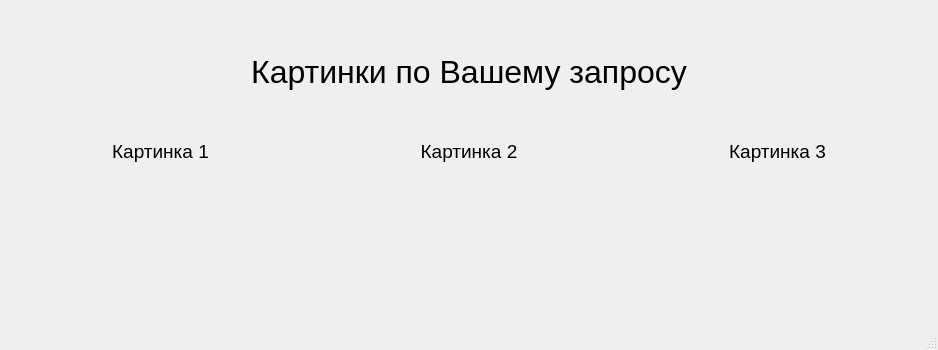
<?xml version="1.0" encoding="UTF-8"?>
<ui version="4.0">
 <class>showPictWindow</class>
 <widget class="QMainWindow" name="showPictWindow">
  <property name="geometry">
   <rect>
    <x>0</x>
    <y>0</y>
    <width>938</width>
    <height>350</height>
   </rect>
  </property>
  <property name="maximumSize">
   <size>
    <width>938</width>
    <height>350</height>
   </size>
  </property>
  <property name="windowTitle">
   <string>MainWindow</string>
  </property>
  <widget class="QWidget" name="centralwidget">
   <layout class="QVBoxLayout" name="verticalLayout_4">
    <item>
     <widget class="QLabel" name="label_4">
      <property name="font">
       <font>
        <pointsize>24</pointsize>
       </font>
      </property>
      <property name="text">
       <string>Картинки по Вашему запросу</string>
      </property>
      <property name="alignment">
       <set>Qt::AlignCenter</set>
      </property>
     </widget>
    </item>
    <item>
     <layout class="QHBoxLayout" name="horizontalLayout">
      <item>
       <layout class="QVBoxLayout" name="verticalLayout">
        <item>
         <widget class="QLabel" name="label">
          <property name="font">
           <font>
            <pointsize>14</pointsize>
           </font>
          </property>
          <property name="text">
           <string>Картинка 1</string>
          </property>
          <property name="alignment">
           <set>Qt::AlignCenter</set>
          </property>
         </widget>
        </item>
        <item>
         <widget class="QLabel" name="label1">
          <property name="minimumSize">
           <size>
            <width>300</width>
            <height>150</height>
           </size>
          </property>
          <property name="text">
           <string/>
          </property>
          <property name="alignment">
           <set>Qt::AlignCenter</set>
          </property>
         </widget>
        </item>
       </layout>
      </item>
      <item>
       <layout class="QVBoxLayout" name="verticalLayout_2">
        <item>
         <widget class="QLabel" name="label_2">
          <property name="font">
           <font>
            <pointsize>14</pointsize>
           </font>
          </property>
          <property name="text">
           <string>Картинка 2</string>
          </property>
          <property name="alignment">
           <set>Qt::AlignCenter</set>
          </property>
         </widget>
        </item>
        <item>
         <widget class="QLabel" name="label2">
          <property name="minimumSize">
           <size>
            <width>300</width>
            <height>150</height>
           </size>
          </property>
          <property name="text">
           <string/>
          </property>
          <property name="alignment">
           <set>Qt::AlignCenter</set>
          </property>
         </widget>
        </item>
       </layout>
      </item>
      <item>
       <layout class="QVBoxLayout" name="verticalLayout_3">
        <item>
         <widget class="QLabel" name="label_3">
          <property name="font">
           <font>
            <pointsize>14</pointsize>
           </font>
          </property>
          <property name="text">
           <string>Картинка 3</string>
          </property>
          <property name="alignment">
           <set>Qt::AlignCenter</set>
          </property>
         </widget>
        </item>
        <item>
         <widget class="QLabel" name="label3">
          <property name="minimumSize">
           <size>
            <width>300</width>
            <height>150</height>
           </size>
          </property>
          <property name="text">
           <string/>
          </property>
          <property name="alignment">
           <set>Qt::AlignCenter</set>
          </property>
         </widget>
        </item>
       </layout>
      </item>
     </layout>
    </item>
   </layout>
  </widget>
  <widget class="QMenuBar" name="menubar">
   <property name="geometry">
    <rect>
     <x>0</x>
     <y>0</y>
     <width>938</width>
     <height>21</height>
    </rect>
   </property>
  </widget>
  <widget class="QStatusBar" name="statusbar"/>
 </widget>
 <resources/>
 <connections/>
</ui>
